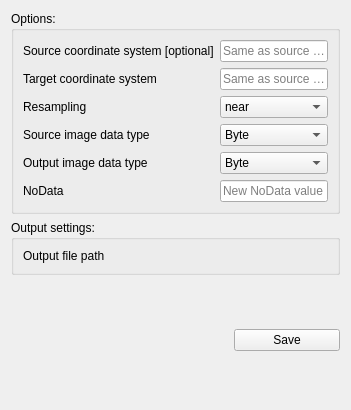
<?xml version="1.0" encoding="UTF-8"?>
<ui version="4.0">
 <class>TransformWidget</class>
 <widget class="QWidget" name="TransformWidget">
  <layout class="QGridLayout" name="gridLayout_29">
   <item row="0" column="0" colspan="3">
    <widget class="QGroupBox" name="transform_options_groupBox">
     <property name="title">
      <string>Options:</string>
     </property>
     <layout class="QGridLayout" name="gridLayout_28">
      <item row="6" column="1">
       <widget class="QComboBox" name="transform_output_data_type_cbbx">
        <item>
         <property name="text">
          <string>Byte</string>
         </property>
        </item>
        <item>
         <property name="text">
          <string>Int8</string>
         </property>
        </item>
        <item>
         <property name="text">
          <string>UInt16</string>
         </property>
        </item>
        <item>
         <property name="text">
          <string>Int16</string>
         </property>
        </item>
        <item>
         <property name="text">
          <string>UInt32</string>
         </property>
        </item>
        <item>
         <property name="text">
          <string>Int32</string>
         </property>
        </item>
        <item>
         <property name="text">
          <string>UInt64</string>
         </property>
        </item>
        <item>
         <property name="text">
          <string>Int64</string>
         </property>
        </item>
        <item>
         <property name="text">
          <string>Float32</string>
         </property>
        </item>
        <item>
         <property name="text">
          <string>Float64</string>
         </property>
        </item>
        <item>
         <property name="text">
          <string>CInt16</string>
         </property>
        </item>
        <item>
         <property name="text">
          <string>CInt32</string>
         </property>
        </item>
        <item>
         <property name="text">
          <string>CFloat32 </string>
         </property>
        </item>
        <item>
         <property name="text">
          <string>CFloat64</string>
         </property>
        </item>
       </widget>
      </item>
      <item row="3" column="1">
       <widget class="QLineEdit" name="transform_target_coord_lineEdit">
        <property name="placeholderText">
         <string>Same as source SRS</string>
        </property>
       </widget>
      </item>
      <item row="7" column="0">
       <widget class="QLabel" name="tiling_nodata_label_2">
        <property name="text">
         <string>NoData</string>
        </property>
       </widget>
      </item>
      <item row="1" column="1">
       <widget class="QLineEdit" name="transform_source_coord_lineEdit">
        <property name="placeholderText">
         <string>Same as source SRS</string>
        </property>
       </widget>
      </item>
      <item row="3" column="0">
       <widget class="QLabel" name="transform_target_coord_label">
        <property name="text">
         <string>Target coordinate system</string>
        </property>
       </widget>
      </item>
      <item row="1" column="0">
       <widget class="QLabel" name="transform_source_coord_label">
        <property name="toolTip">
         <string>If not specified the Coordinate system found in the input layers will be used.</string>
        </property>
        <property name="text">
         <string>Source coordinate system [optional]</string>
        </property>
       </widget>
      </item>
      <item row="5" column="0">
       <widget class="QLabel" name="label_3">
        <property name="text">
         <string>Source image data type</string>
        </property>
       </widget>
      </item>
      <item row="6" column="0">
       <widget class="QLabel" name="label_2">
        <property name="text">
         <string>Output image data type</string>
        </property>
       </widget>
      </item>
      <item row="5" column="1">
       <widget class="QComboBox" name="transform_source_data_type_cbbx">
        <item>
         <property name="text">
          <string>Byte</string>
         </property>
        </item>
        <item>
         <property name="text">
          <string>Int8</string>
         </property>
        </item>
        <item>
         <property name="text">
          <string>UInt16</string>
         </property>
        </item>
        <item>
         <property name="text">
          <string>Int16</string>
         </property>
        </item>
        <item>
         <property name="text">
          <string>UInt32</string>
         </property>
        </item>
        <item>
         <property name="text">
          <string>Int32</string>
         </property>
        </item>
        <item>
         <property name="text">
          <string>UInt64</string>
         </property>
        </item>
        <item>
         <property name="text">
          <string>Int64</string>
         </property>
        </item>
        <item>
         <property name="text">
          <string>Float32</string>
         </property>
        </item>
        <item>
         <property name="text">
          <string>Float64</string>
         </property>
        </item>
        <item>
         <property name="text">
          <string>CInt16</string>
         </property>
        </item>
        <item>
         <property name="text">
          <string>CInt32</string>
         </property>
        </item>
        <item>
         <property name="text">
          <string>CFloat32 </string>
         </property>
        </item>
        <item>
         <property name="text">
          <string>CFloat64</string>
         </property>
        </item>
       </widget>
      </item>
      <item row="7" column="1">
       <widget class="QLineEdit" name="transform_nodata_lineEdit">
        <property name="placeholderText">
         <string>New NoData value</string>
        </property>
       </widget>
      </item>
      <item row="4" column="1">
       <widget class="QComboBox" name="transform_resampling_cbbx">
        <item>
         <property name="text">
          <string>near</string>
         </property>
        </item>
        <item>
         <property name="text">
          <string>bilinear</string>
         </property>
        </item>
        <item>
         <property name="text">
          <string>cubic</string>
         </property>
        </item>
        <item>
         <property name="text">
          <string>cubicspline</string>
         </property>
        </item>
        <item>
         <property name="text">
          <string>lanczos</string>
         </property>
        </item>
        <item>
         <property name="text">
          <string>average</string>
         </property>
        </item>
        <item>
         <property name="text">
          <string>rms</string>
         </property>
        </item>
        <item>
         <property name="text">
          <string>mode</string>
         </property>
        </item>
        <item>
         <property name="text">
          <string>max</string>
         </property>
        </item>
        <item>
         <property name="text">
          <string>min</string>
         </property>
        </item>
        <item>
         <property name="text">
          <string>med</string>
         </property>
        </item>
        <item>
         <property name="text">
          <string>q1</string>
         </property>
        </item>
        <item>
         <property name="text">
          <string>q3</string>
         </property>
        </item>
        <item>
         <property name="text">
          <string>sum</string>
         </property>
        </item>
       </widget>
      </item>
      <item row="4" column="0">
       <widget class="QLabel" name="tiling_resampling_label_2">
        <property name="text">
         <string>Resampling</string>
        </property>
       </widget>
      </item>
     </layout>
    </widget>
   </item>
   <item row="2" column="2">
    <widget class="QPushButton" name="transform_save_btn">
     <property name="maximumSize">
      <size>
       <width>136</width>
       <height>22</height>
      </size>
     </property>
     <property name="text">
      <string>Save</string>
     </property>
    </widget>
   </item>
   <item row="1" column="0" colspan="3">
    <widget class="QGroupBox" name="transform_outfile_groupBox">
     <property name="title">
      <string>Output settings:</string>
     </property>
     <layout class="QGridLayout" name="gridLayout_27">
      <item row="0" column="0">
       <widget class="QLabel" name="transform_outfile_label">
        <property name="text">
         <string>Output file path</string>
        </property>
       </widget>
      </item>
     </layout>
    </widget>
   </item>
   <item row="2" column="1">
    <spacer name="verticalSpacer_6">
     <property name="orientation">
      <enum>Qt::Vertical</enum>
     </property>
     <property name="sizeHint" stdset="0">
      <size>
       <width>20</width>
       <height>118</height>
      </size>
     </property>
    </spacer>
   </item>
  </layout>
 </widget>
 <resources />
 <connections />
</ui>
